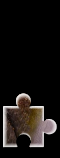
#> input picture wangyi/1.png, 60 x 158 px; its folder holds 4 pictures in this run
$ python yd_hk.py
#> lines starting #> are read from the running program, lines starting #| are printed output that depends on the picture; after the words box and inside, x2 and y2 are one past the last pixel; in counts of white or black regions, pixels touching at a corner belong together; long printed decimals are rounded
'''
基于模板匹配的方法获取到 大图中 缺口位置的对应坐标px
需要：原图（大图），缺口（小图）

该方法主要是利用请求返回的缺口图片和原图中进行相似度的模板匹配，对原图和缺口图都进行canny边缘检测，然后对检测后的边缘图进行模板匹配。
为了降低模板匹配的错误率，利用小图中的滑块颜色变化，计算出了滑块对应的起始y坐标，然后在大图中提取出了相应的roi区域，缩小决策空间。

易盾相对腾讯滑块麻烦一点，滑块图片背景的干扰项也更多，有多个缺口位置，因此过滤y坐标还是比较重要的。其次易盾背景图的线条、颜色也比较复杂，
计算轮廓面积，提取轮廓的方法都不是很好直接套用。

当然以上麻烦对于深度学习模型都可以很简单解决。
'''

import cv2
import numpy as np

def show_img(img):
    # 摁下 任意键 可以继续执行程序
    cv2.imshow('img', img)
    cv2.waitKey(0)
    cv2.destroyWindow('img')

def alpha2white(img):
    '''
    将透明的缺口图转换为黑色背景的缺口图
    :param img:
    :return:
    '''
    sp = img.shape
    width = sp[0]
    height = sp[1]
    for yh in range(height):
        for xw in range(width):
            color_d = img[xw, yh]
            if (color_d[3] != 255):  # 找到alpha通道不為255的像素
                img[xw, yh] = [0, 0, 0, 0]  # 改變這個像素
    return img

def find_part_about_hk(img, safe_space=5):
    '''
    找到缺口在原图上对应的 y坐标 的取值范围
    :param img: 处理过透明度后的缺口图
    :return:
    '''
    # h158 * w60
    gray_img = cv2.cvtColor(img, cv2.COLOR_BGR2GRAY)
    part_of_index = np.where(gray_img.sum(axis=1) > 0)
    # print(part_of_index)
    # 得到滑块对应的区域大小
    min_part = list(part_of_index)[0][0]
    max_part = list(part_of_index)[0][-1]
    # print(min_part, max_part)

    hk_img = img[min_part-safe_space:max_part+safe_space, :]
    # show_img(hk_img)

    return min_part, max_part, hk_img

def get_roi(img, init_min_y, init_max_y, safe_space=5):
    '''
    从原始的大图中截取出 可能存在小图的区域
    :param img: 原始大图
    :param init_y: 请求缺口图时返回的缺口图初始y坐标
    :param ksize: 缺口图的大小
    '''
    roi_img_rbg = img[init_min_y-safe_space+2:init_max_y+safe_space+2, :]
    # show_img(roi_img_rbg)
    roi_img_gray = cv2.cvtColor(roi_img_rbg, cv2.COLOR_BGR2GRAY)
    return roi_img_gray, roi_img_rbg


def run(img_path):
    small_img = cv2.imread('./{}.png'.format(img_path), -1)
    small_img = alpha2white(small_img)
    # show_img(small_img)
    min_part, max_part, hk_img = find_part_about_hk(small_img)
    h, w, c = hk_img.shape

    big_img = cv2.imread('./{}.jpg'.format(img_path))
    roi_img_gray, roi_img_rbg = get_roi(big_img, min_part, max_part)

    # 进行边缘检测
    roi_img_canny = cv2.Canny(roi_img_gray, 300, 300)
    hk_img_canny = cv2.Canny(cv2.cvtColor(hk_img, cv2.COLOR_BGR2GRAY), 400, 400)

    cv2.imshow('1', roi_img_canny)
    cv2.imshow('2', hk_img_canny)

    res = cv2.matchTemplate(image=roi_img_canny, templ=hk_img_canny, method=cv2.TM_CCOEFF_NORMED)
    # print(res)
    print(np.max(res))  # 匹配的最大概率
    loc = np.where(res == np.max(res))

    # 可能匹配多个目标的固定写法，如果是确定只有一个目标可以用 minMaxLoc 函数处理，从loc中遍历得到的左上坐标 pt -> (10, 10)
    for pt in zip(*loc[::-1]):
        # 指定左上和右下坐标 画矩形
        cv2.rectangle(roi_img_rbg, pt, (pt[0] + w, pt[1] + h), color=(0, 0, 255), thickness=2)
        print(pt[0])
    show_img(roi_img_rbg)


if __name__ == '__main__':
    for i in range(11):
        run(i+1)
#> in run, small_img is the input picture: shape (158, 60, 4); mean B, G, R, A 17.8, 19.6, 22.8, 50.5
#> after the loop in alpha2white, `for yh in range(height):`:
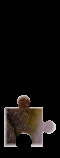
#> img: shape (158, 60, 4); mean B, G, R, A 13.7, 15.5, 18.5, 44.8
#> in find_part_about_hk, `gray_img = cv2.cvtColor(img, cv2.COLOR_BGR2GRAY)`:
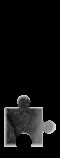
#> gray_img: shape (158, 60); min 0, max 231, mean 16.2
#> in find_part_about_hk, `min_part = list(part_of_index)[0][0]`: min_part = 95
#> in find_part_about_hk, `max_part = list(part_of_index)[0][-1]`: max_part = 146
#> in find_part_about_hk, `hk_img = img[min_part-safe_space:max_part+safe_space, :]`:
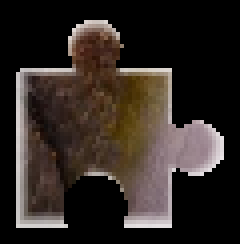
#> hk_img: shape (61, 60, 4) (shown 4 times larger); mean B, G, R, A 35.4, 40, 48, 116
#> in run, `min_part, max_part, hk_img = find_part_about_hk(small_img)`: min_part = 95; max_part = 146
#> in get_roi, `roi_img_gray = cv2.cvtColor(roi_img_rbg, cv2.COLOR_BGR2GRAY)`:
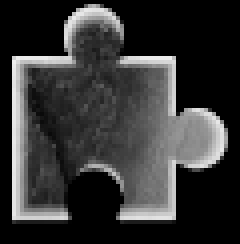
#> roi_img_gray: shape (61, 60) (shown 4 times larger); min 0, max 238, mean 52.6
#> in run, `roi_img_canny = cv2.Canny(roi_img_gray, 300, 300)`:
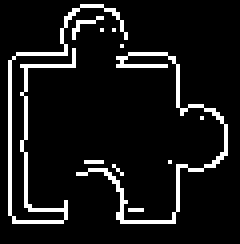
#> roi_img_canny: shape (61, 60) (shown 4 times larger); 9% white in thin lines or dots, all inside (x1, y1, x2, y2) = (2, 1, 57, 56)
#> in run, `hk_img_canny = cv2.Canny(cv2.cvtColor(hk_img, cv2.COLOR_BGR2GRAY), 400..`:
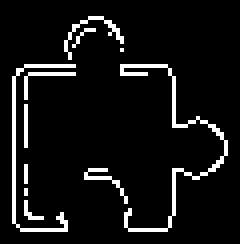
#> hk_img_canny: shape (61, 60) (shown 4 times larger); 7.4% white in thin lines or dots, all inside (x1, y1, x2, y2) = (3, 4, 57, 58)
#> in run, `res = cv2.matchTemplate(image=roi_img_canny, templ=hk_img_canny, metho..`: res = [0.221]
#| 0.2211
#> in run, `loc = np.where(res == np.max(res))`: loc = ([0], [0])
#> the loop in run, `for pt in zip(*loc[::-1]):` made 1 pass
#> pt on pass 1: (0, 0)
#| 0
#> after the loop in run, `for pt in zip(*loc[::-1]):`:
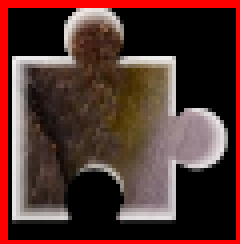
#> roi_img_rbg: shape (61, 60, 3) (shown 4 times larger); mean B, G, R 45.9, 50.5, 83.4
#> pass 2 of the loop `for i in range(11):`:
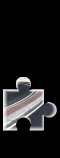
#> input picture wangyi/2.png, 60 x 158 px
#> in run, small_img is the input picture: shape (158, 60, 4); mean B, G, R, A 28.2, 27.5, 27.6, 50.5
#> in run (call 2), `min_part, max_part, hk_img = find_part_about_hk(small_img)`: min_part = 78; max_part = 129
#> in run (call 2), `roi_img_canny = cv2.Canny(roi_img_gray, 300, 300)`:
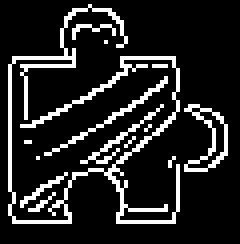
#> roi_img_canny: shape (61, 60) (shown 4 times larger); 14.2% white in thin lines or dots, all inside (x1, y1, x2, y2) = (2, 1, 57, 56)
#> hk_img_canny: shape (61, 60); 9.9% white in thin lines or dots, all inside (x1, y1, x2, y2) = (3, 5, 57, 58)
#> res = [0.0557]
#| 0.05566
#> the loop in run (call 2), `for pt in zip(*loc[::-1]):` made 1 pass
#> (printed output is left out)
#> after the loop in run (call 2), `for pt in zip(*loc[::-1]):`:
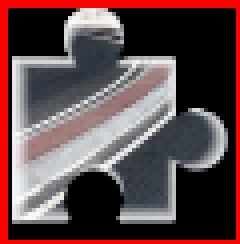
#> roi_img_rbg: shape (61, 60, 3) (shown 4 times larger); mean B, G, R 73, 71.2, 96.2
#> (the run stopped early here; a loop or call above may not have finished)
